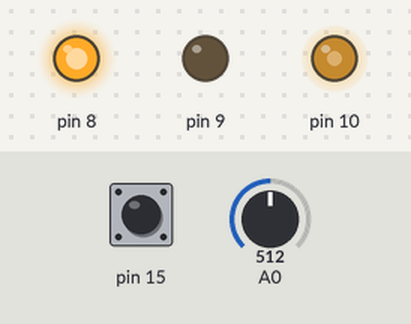
Simulated run of this sketch. Board: Arduino Uno, built with avr-gcc and run on an emulated ATmega328P. Parts: output pins drawn as LEDs (lit = HIGH). The inputs (shaded band) are chosen by the test bench; at power-on: A0 = 512, pin 15 HIGH.

Above: at 1.2 s.
1.3 s: A0 set to 716
At 1.8 s:
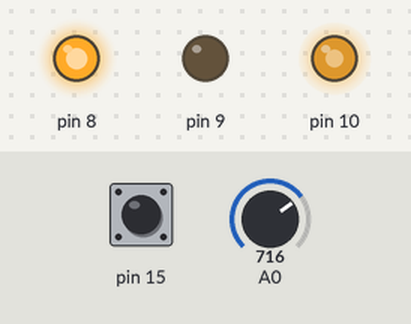
2.8 s: pin 15 pulled LOW for 0.15 s
At 2.87 s:
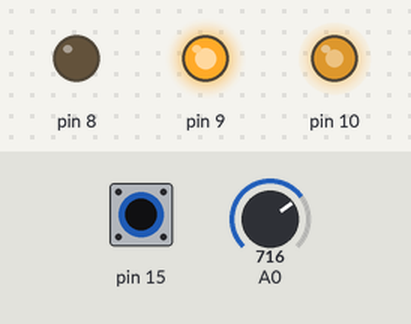
4.4 s: A0 set to 900
At 5.4 s:
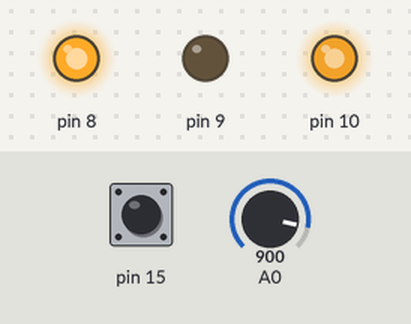
5.9 s: pin 15 pulled LOW for 1 s
At 6.5 s:
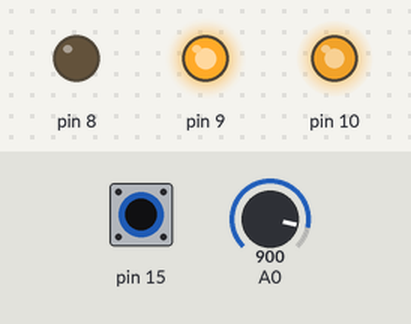
8.4 s: A0 set to 122
At 9.6 s:
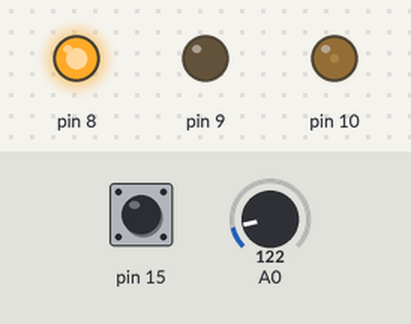
9.9 s: pin 15 pulled LOW for 0.15 s
At 9.97 s:
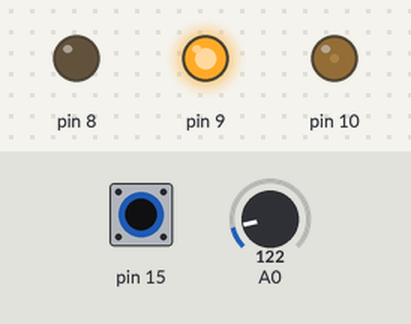
Timing chart, 0 to 12.5 s (numbered marks = the images above; inputs shaded):
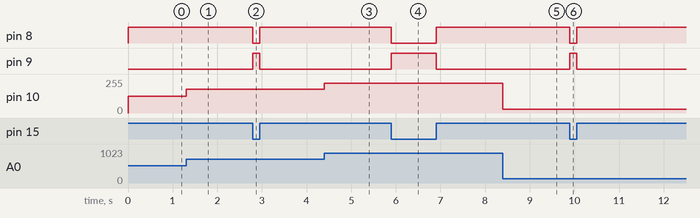

Measured:
- after the input at 1.3 s, pin 10: 127/255 → 178/255 at once
- after the input at 2.8 s, pin 8: HIGH → LOW at once, → HIGH 0.15 s later; pin 9: LOW → HIGH at once, → LOW 0.15 s later
- after the input at 4.4 s, pin 10: 178/255 → 224/255 at once
- after the input at 5.9 s, pin 8: HIGH → LOW at once, → HIGH 1.0 s later; pin 9: LOW → HIGH at once, → LOW 1.0 s later
- after the input at 8.4 s, pin 10: 224/255 → 30/255 at once
- after the input at 9.9 s, pin 8: HIGH → LOW at once, → HIGH 0.15 s later; pin 9: LOW → HIGH at once, → LOW 0.15 s later

The sketch:

PowerStarterProject.ino
```cpp
void setup() {
  // put your setup code here, to run once:
  pinMode(8, OUTPUT);
  pinMode(9, OUTPUT);
  pinMode(10, OUTPUT);

  pinMode(15, INPUT);
  pinMode(15, INPUT_PULLUP);
  pinMode(A0, INPUT);
}

void loop() {
  // POTENTIOMETER
  int potVal = analogRead(A0);
  int pwmVal = map(potVal, 0, 1023, 0, 255);  // Scale to 0–255
  analogWrite(10, pwmVal);  // PWM output

  // SWITCH
  int dir = digitalRead(15);
  if(dir == 0){
    digitalWrite(9, 1);
    digitalWrite(8, 0);
  }
  else{
    digitalWrite(9, 0);
    digitalWrite(8, 1);
  }

}
```
